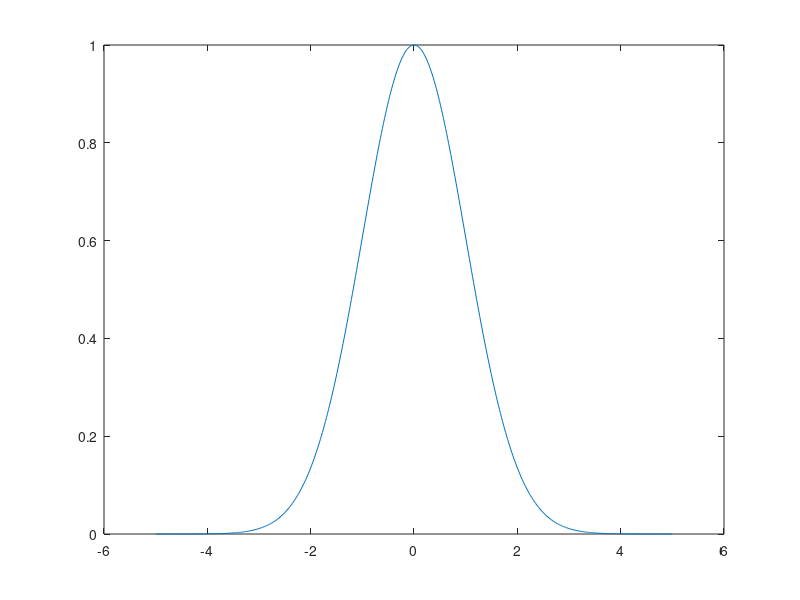

This chart was generated by the following MATLAB code: (Note: this script raises an error after producing the figure.)
x = linspace(-5,5,500);
plot(x,exp(-x.^2/2))
hold on
plot(x,exp(-abs(x)),'-','color','cornflowerblue')
set(gca,'ytick',[0 0.5 1],'yticklabel',['0', '1/2', '1'])
set(gca,'xtick',[-5 -2.5 0 2.5 5])
xlabel('$x$')
ylabel('$p(x)$')
legend('$\propto\mathcal N(0,1)$','$\propto$ Laplace','location','southeast')
set(gca,'fontsize',12)
% any of the following line will work

%fill([x,fliplr(x)],[exp(-x.^2/2),fliplr(exp(-abs(x)))],'color','cornflowerblue','alpha',0.2)
fillbetween(x,exp(-x.^2/2),exp(-abs(x)),'color',[1 0 1 0.3])
%fillbetween(x,exp(-x.^2/2),exp(-abs(x)),'color','palegreen','alpha',0.5)
